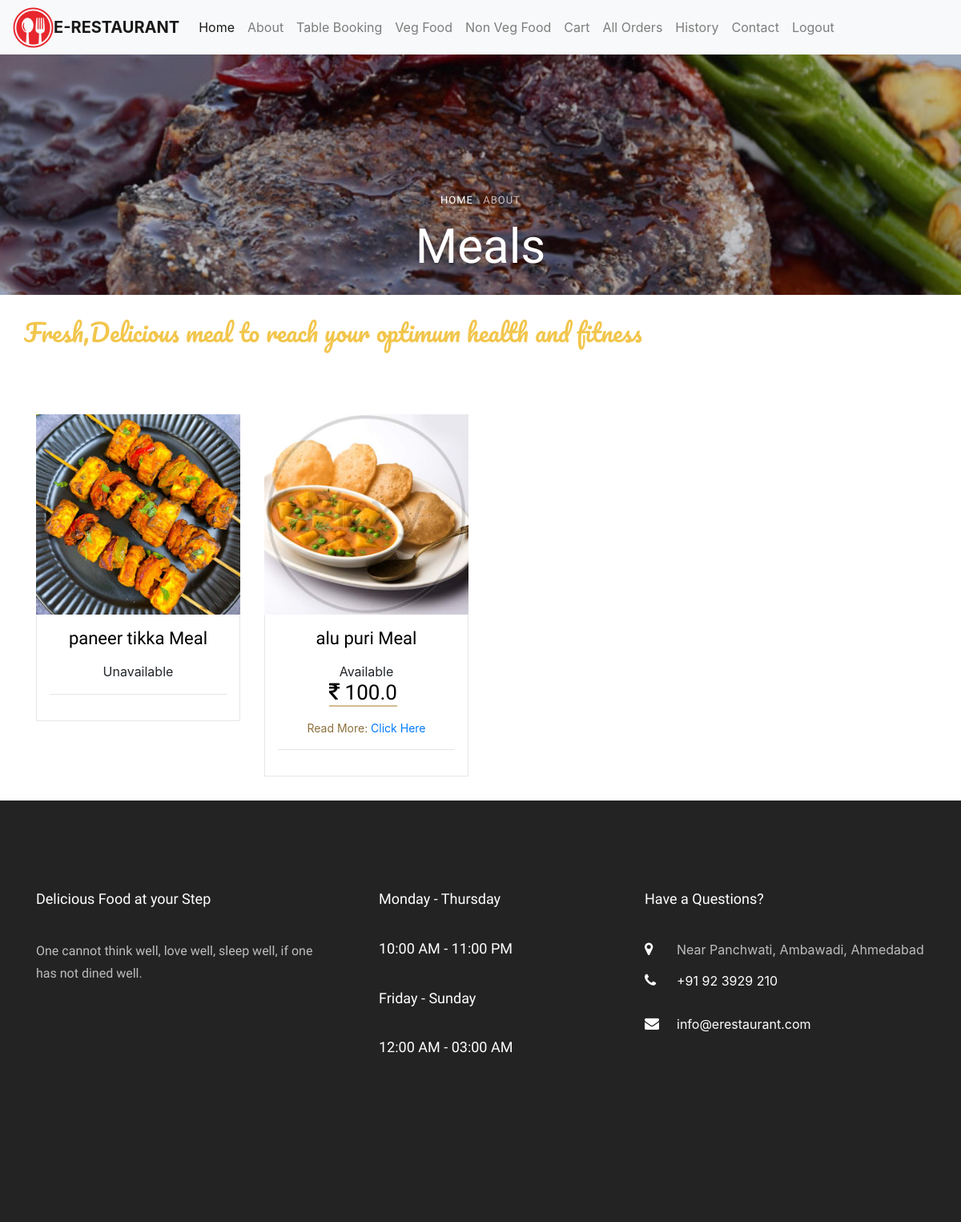
/Vag-Meals/Dinner (signed in), run on the app's committed database.
### meal/models.py (models this page shows, shortened)
class Meal(models.Model):
    main_category = models.CharField(default="Select",max_length=30, choices=MAIN_CHOICES)
    category = models.CharField(default="Select",max_length=30, choices=MENU_CHOICES)
    name = models.CharField(max_length=100)
    price = models.FloatField(default=0)
    detail = models.TextField(default="")
    available = models.BooleanField(default=True)
    image = models.ImageField(upload_to="upload/")

### app1/views.py (the view)
# urls.py: path('Vag-Meals/<str:choise>',views.VageMealview,name="vage_meal"),
def VageMealview(request,choise):
    if 'user' in request.session:
        form1 =Meal.objects.all().filter(main_category = 'vage',category = choise)
        return render(request,'Meal.html',{'meal': form1})
    else:
        return redirect('login')

### app1/templates/Meal.html (shortened to what this page needs)
{% extends 'base.html' %}
{% load static %}
{% block content %}
    <div class="hero-wrap" style="background-image: url({% static 'images/menu-4.jpg' %});">
      <div class="overlay"></div>
      <div class="container">
        <div class="row no-gutters slider-text d-flex align-itemd-end justify-content-center">
          <div class="col-md-9 ftco-animate text-center d-flex align-items-end justify-content-center">
          	<div class="text">
	            <p class="breadcrumbs mb-2"><span class="mr-2"><a href="index.html">Home</a></span> <span>About</span></p>
	            <h1 class="mb-4 bread">Meals</h1>
            </div>
          </div>
        </div>
      </div>
    </div>
<br>
    	<div class="container">
    		<div class="row">
	        <div class="col-lg-9">
		    		<div class="row">
						<div class="row">
							<div class="col-lg-12">
								<div class="section_title text-center mb-80">
									<span>Fresh,Delicious meal to reach your optimum health and fitness </span>
								</div>
							</div>
						</div>
					{% for r in meal %}
					<div class="col-sm col-md-6 col-lg-4 ftco-animate">
					<div class="room">
						<a href="#" class="img d-flex justify-content-center align-items-center" style="background-image: url({{ r.image.url }})">
						</a>
						<div class="text p-3 text-center">
							<h3 class="mb-3"><a href="{% url 'meal_view' r.id %}">{{ r.name }} Meal</a></h3>
							{% if r.available %}
								<li><span>Available</span></li>
								<p><span class="price mr-2"><i class="fa fa-inr" aria-hidden="true"></i>
									{{ r.price }}</span></p>
									<ul class="list">
										<li><span>Read More:</span><a href="{% url 'meal_view' r.id %}"> Click Here</a></li>
									</ul>
							{% else %}
								<li><span>Unavailable</span></li>
							{% endif %}
							<hr>
						</div>
					</div>
					</div>
					{% endfor %}
		    		</div>
				</div>
	        </div>
		    </div>
{% endblock %}

### data on the page
Meal: image (picture), name "paneer tikka", available "Unavailable"
Meal: image (picture), name "alu puri", price "100.0"
